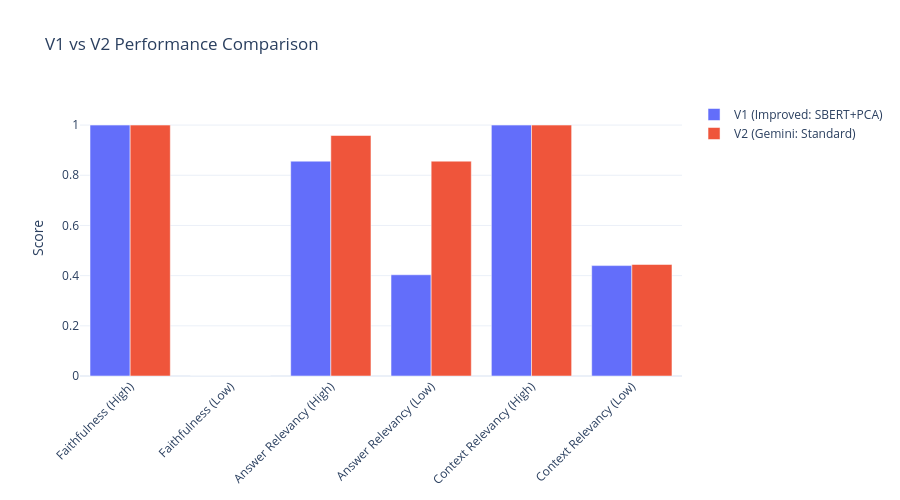
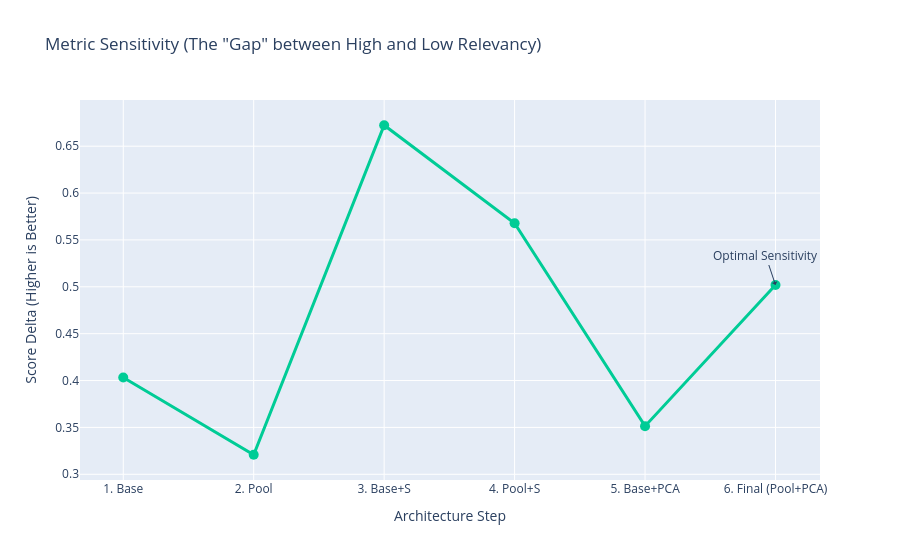

The code cell stored with these charts, in order, in its notebook:
### Code cell
import plotly.graph_objects as go
import plotly.express as px
import pandas as pd
import seaborn as sns
import matplotlib.pyplot as plt

# --- 1. Unified Performance Visualization (Bar Chart) ---
df_unified_plot = pd.DataFrame(unified_data)
# Convert N/A to 0 for plotting
df_unified_plot = df_unified_plot.replace('N/A', 0)

fig1 = go.Figure()
fig1.add_trace(go.Bar(
    x=df_unified_plot['Metric'],
    y=df_unified_plot['V1 (Improved)'],
    name='V1 (Improved: SBERT+PCA)',
    marker_color='#636EFA'
))
fig1.add_trace(go.Bar(
    x=df_unified_plot['Metric'],
    y=df_unified_plot['V2 (Gemini)'],
    name='V2 (Gemini: Standard)',
    marker_color='#EF553B'
))

fig1.update_layout(
    title='V1 vs V2 Performance Comparison',
    xaxis_tickangle=-45,
    barmode='group',
    yaxis=dict(title='Score', range=[0, 1.1]),
    template='plotly_white',
    height=500
)
fig1.show()

# --- 2. Ablation Sensitivity Visualization (Heatmap Style) ---
df_ablation_plot = pd.DataFrame(ablation_data).set_index('Sample')

plt.figure(figsize=(12, 5))
sns.heatmap(df_ablation_plot, annot=True, cmap='RdYlGn', fmt='.2f', linewidths=.5)
plt.title('Ablation Study: Sensitivity to Answer Quality')
plt.show()

# --- 3. Separation Gap Plot ---
gap_data = df_ablation_plot.loc['High Relevancy'] - df_ablation_plot.loc['Low Relevancy']
fig2 = px.line(x=gap_data.index, y=gap_data.values, 
              title='Metric Sensitivity (The "Gap" between High and Low Relevancy)',
              labels={'x': 'Architecture Step', 'y': 'Score Delta (Higher is Better)'}, 
              markers=True)
fig2.update_traces(line_color='#00CC96', line_width=3, marker_size=10)
fig2.add_annotation(x='6. Final (Pool+PCA)', y=gap_data['6. Final (Pool+PCA)'],
            text="Optimal Sensitivity",
            showarrow=True, arrowhead=1)
fig2.show()

### Figure 1 — Plotly figure (JSON) as saved in the notebook; plotly's stock layout.template omitted (floating-point values rounded to 4 significant figures)
{"data": [{"marker": {"color": "#636EFA"}, "name": "V1 (Improved: SBERT+PCA)", "type": "bar", "x": ["Faithfulness (High)", "Faithfulness (Low)", "Answer Relevancy (High)", "Answer Relevancy (Low)", "Context Relevancy (High)", "Context Relevancy (Low)"], "y": [1.0, 0.0, 0.8562, 0.4034, 1.0, 0.44]}, {"marker": {"color": "#EF553B"}, "name": "V2 (Gemini: Standard)", "type": "bar", "x": ["Faithfulness (High)", "Faithfulness (Low)", "Answer Relevancy (High)", "Answer Relevancy (Low)", "Context Relevancy (High)", "Context Relevancy (Low)"], "y": [1.0, 0.0, 0.9585, 0.8562, 1.0, 0.4444]}], "layout": {"barmode": "group", "height": 500, "title": {"text": "V1 vs V2 Performance Comparison"}, "xaxis": {"tickangle": -45}, "yaxis": {"range": [0, 1.1], "title": {"text": "Score"}}}}

### Figure 2 — Plotly figure (JSON) as saved in the notebook; plotly's stock layout.template omitted (floating-point values rounded to 4 significant figures)
{"data": [{"hovertemplate": "Architecture Step=%{x}<br>Score Delta (Higher is Better)=%{y}<extra></extra>", "legendgroup": "", "line": {"color": "#00CC96", "dash": "solid", "width": 3}, "marker": {"size": 10, "symbol": "circle"}, "mode": "lines+markers", "name": "", "orientation": "v", "showlegend": false, "type": "scatter", "x": ["1. Base", "2. Pool", "3. Base+S", "4. Pool+S", "5. Base+PCA", "6. Final (Pool+PCA)"], "xaxis": "x", "y": [0.4032, 0.3208, 0.6723, 0.5679, 0.3513, 0.5019], "yaxis": "y"}], "layout": {"annotations": [{"arrowhead": 1, "showarrow": true, "text": "Optimal Sensitivity", "x": "6. Final (Pool+PCA)", "y": 0.5019}], "legend": {"tracegroupgap": 0}, "title": {"text": "Metric Sensitivity (The \"Gap\" between High and Low Relevancy)"}, "xaxis": {"anchor": "y", "domain": [0, 1], "title": {"text": "Architecture Step"}}, "yaxis": {"anchor": "x", "domain": [0, 1], "title": {"text": "Score Delta (Higher is Better)"}}}}
